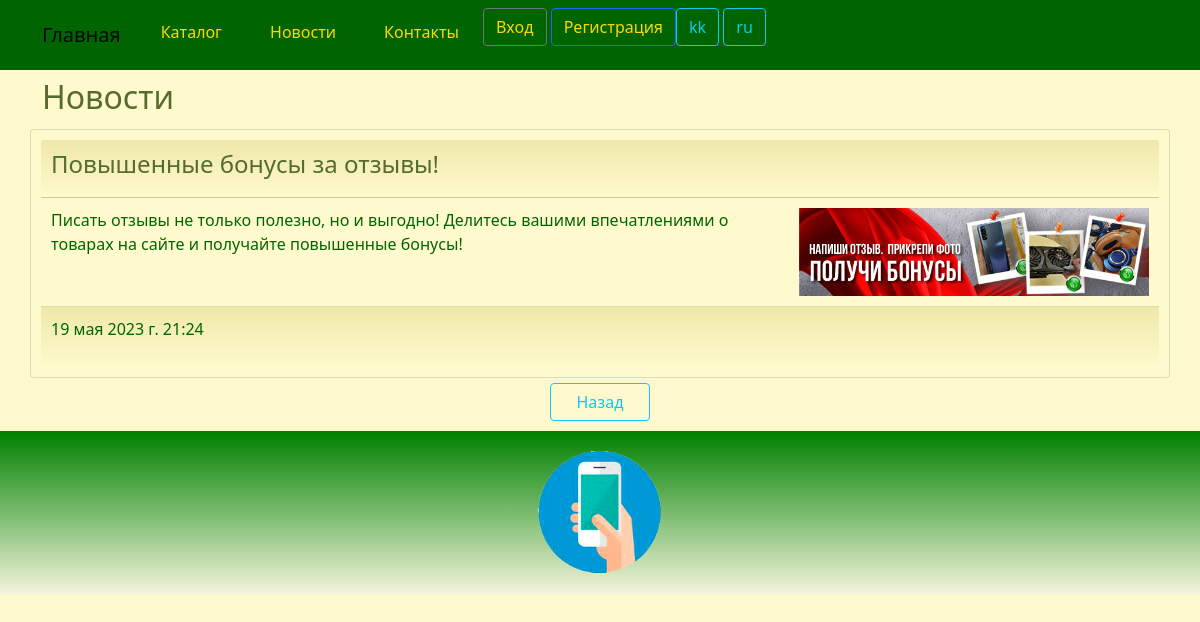
Page /news/read/7/ on the earlier database version.
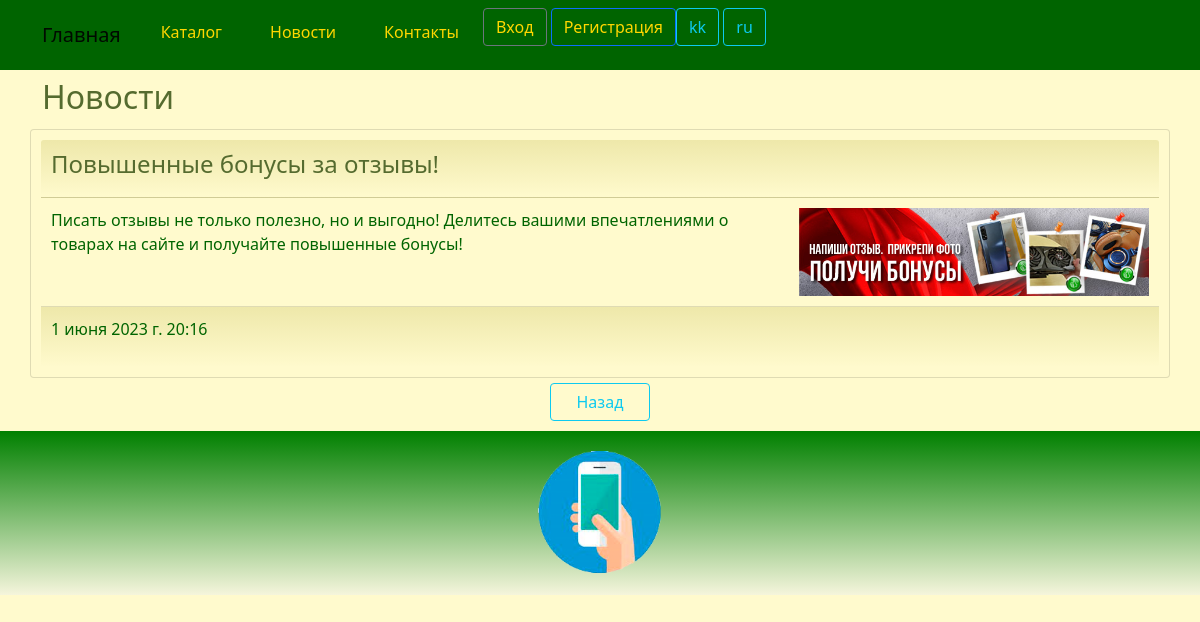
Same page on the later database version.
### product/models.py (models this page shows)
class News(models.Model):
    daten = models.DateTimeField(_('daten'))
    title = models.CharField(_('title_news'), max_length=256)
    details = models.TextField(_('details_news'))
    photo = models.ImageField(_('photo_news'), upload_to='images/', blank=True, null=True)
    class Meta:
        db_table = 'news'
        indexes = [
            models.Index(fields=['daten']),
        ]
        ordering = ['daten']

### product/views.py (the view)
# urls.py: path('news/read/<int:id>/', views.news_read, name='news_read'),
def news_read(request, id):
    try:
        news = News.objects.get(id=id)
        return render(request, "news/read.html", {"news": news})
    except News.DoesNotExist:
        return HttpResponseNotFound("<h2>News not found</h2>")
    except Exception as exception:
        print(exception)
        return HttpResponse(exception)

### templates/news/read.html (shortened to what this page needs)
{% extends "base.html" %}
{% load i18n %}
{% load static %}
{% block content %}
<h2>{% trans "news" %}</h2>
<div class="row justify-content-center">
	<div class="card" style="width:100%">
		<div class="card-header">
			<h4>{{ news.title }}</h4>
		</div>
		<div class="card-body">
			<div class="row">
				<div class="col-md-8">
					<p>{{ news.details }}</p>
				</div>
				<div class="col-md-4">
					{% if news.photo.url == "/media/images/news1.jpeg" %}
						<img style="width:100%; max-width:400px;" src="{% static 'images/news1.jpeg' %}" alt="{{ news.title }}" title="{{ news.details }}">
					{% elif news.photo.url == "/media/images/news2.jpeg" %}
						<img style="width:100%; max-width:400px;" src="{% static 'images/news2.jpeg' %}" alt="{{ news.title }}" title="{{ news.details }}">
					{% elif news.photo.url == "/media/images/news3.jpeg" %}
						<img style="width:100%; max-width:400px;" src="{% static 'images/news3.jpeg' %}" alt="{{ news.title }}" title="{{ news.details }}">
					{% elif news.photo.url == "/media/images/news4.jpeg" %}
						<img style="width:100%; max-width:400px;" src="{% static 'images/news4.jpeg' %}" alt="{{ news.title }}" title="{{ news.details }}">
					{% elif news.photo.url == "/media/images/news5.jpeg" %}
						<img style="width:100%; max-width:400px;" src="{% static 'images/news5.jpeg' %}" alt="{{ news.title }}" title="{{ news.details }}">
					{% elif news.photo.url == "/media/images/news6.jpeg" %}
						<img style="width:100%; max-width:400px;" src="{% static 'images/news6.jpeg' %}" alt="{{ news.title }}" title="{{ news.details }}">
					{% elif news.photo.url == "/media/images/news7.jpeg" %}
						<img style="width:100%; max-width:400px;" src="{% static 'images/news7.jpeg' %}" alt="{{ news.title }}" title="{{ news.details }}">
					{% else %}
						{% if news.photo.url != None %}
							<img style="width:100%; max-width:400px;" src="{{ news.photo.url}}" alt="{{ news.title }}" title="{{ news.details }}">
						{% endif %}
					{% endif %}
				</div>
			</div>
		</div>
		<div class="card-footer">
			<p>{{ news.daten }}</p>
		</div>
	</div>
	<a class="btn btn-outline-info" style="width:100px; margin-top:5px" onclick="history.back()">{% trans "Back" %}</a>
</div>
{% endblock content %}

Differences in the rows shown:
changed News "Повышенные бонусы за отзывы!": daten "19 мая 2023 г. 21:24" → "1 июня 2023 г. 20:16"
